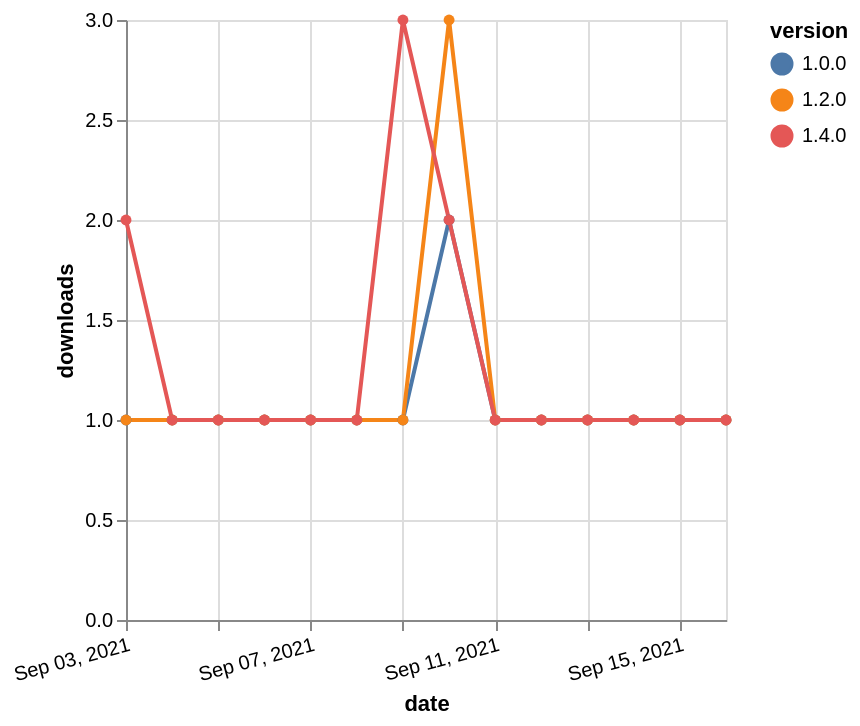

Write the Vega-Lite specification saved for this chart.
### Vega-Lite specification from a JSON file in a GitHub repository (floating-point values rounded to 4 significant figures)
{"$schema": "https://vega.github.io/schema/vega-lite/v5.json", "description": "A simple bar chart with embedded data.", "data": {"values": [{"date": "2021-09-03", "total": 166, "delta": 1, "version": "1.0.0"}, {"date": "2021-09-04", "total": 167, "delta": 1, "version": "1.0.0"}, {"date": "2021-09-05", "total": 168, "delta": 1, "version": "1.0.0"}, {"date": "2021-09-06", "total": 169, "delta": 1, "version": "1.0.0"}, {"date": "2021-09-07", "total": 170, "delta": 1, "version": "1.0.0"}, {"date": "2021-09-08", "total": 171, "delta": 1, "version": "1.0.0"}, {"date": "2021-09-09", "total": 172, "delta": 1, "version": "1.0.0"}, {"date": "2021-09-10", "total": 174, "delta": 2, "version": "1.0.0"}, {"date": "2021-09-11", "total": 175, "delta": 1, "version": "1.0.0"}, {"date": "2021-09-12", "total": 176, "delta": 1, "version": "1.0.0"}, {"date": "2021-09-13", "total": 177, "delta": 1, "version": "1.0.0"}, {"date": "2021-09-14", "total": 178, "delta": 1, "version": "1.0.0"}, {"date": "2021-09-15", "total": 179, "delta": 1, "version": "1.0.0"}, {"date": "2021-09-16", "total": 180, "delta": 1, "version": "1.0.0"}, {"date": "2021-09-03", "total": 227, "delta": 1, "version": "1.2.0"}, {"date": "2021-09-04", "total": 228, "delta": 1, "version": "1.2.0"}, {"date": "2021-09-05", "total": 229, "delta": 1, "version": "1.2.0"}, {"date": "2021-09-06", "total": 230, "delta": 1, "version": "1.2.0"}, {"date": "2021-09-07", "total": 231, "delta": 1, "version": "1.2.0"}, {"date": "2021-09-08", "total": 232, "delta": 1, "version": "1.2.0"}, {"date": "2021-09-09", "total": 233, "delta": 1, "version": "1.2.0"}, {"date": "2021-09-10", "total": 236, "delta": 3, "version": "1.2.0"}, {"date": "2021-09-11", "total": 237, "delta": 1, "version": "1.2.0"}, {"date": "2021-09-12", "total": 238, "delta": 1, "version": "1.2.0"}, {"date": "2021-09-13", "total": 239, "delta": 1, "version": "1.2.0"}, {"date": "2021-09-14", "total": 240, "delta": 1, "version": "1.2.0"}, {"date": "2021-09-15", "total": 241, "delta": 1, "version": "1.2.0"}, {"date": "2021-09-16", "total": 242, "delta": 1, "version": "1.2.0"}, {"date": "2021-09-03", "total": 132, "delta": 2, "version": "1.4.0"}, {"date": "2021-09-04", "total": 133, "delta": 1, "version": "1.4.0"}, {"date": "2021-09-05", "total": 134, "delta": 1, "version": "1.4.0"}, {"date": "2021-09-06", "total": 135, "delta": 1, "version": "1.4.0"}, {"date": "2021-09-07", "total": 136, "delta": 1, "version": "1.4.0"}, {"date": "2021-09-08", "total": 137, "delta": 1, "version": "1.4.0"}, {"date": "2021-09-09", "total": 140, "delta": 3, "version": "1.4.0"}, {"date": "2021-09-10", "total": 142, "delta": 2, "version": "1.4.0"}, {"date": "2021-09-11", "total": 143, "delta": 1, "version": "1.4.0"}, {"date": "2021-09-12", "total": 144, "delta": 1, "version": "1.4.0"}, {"date": "2021-09-13", "total": 145, "delta": 1, "version": "1.4.0"}, {"date": "2021-09-14", "total": 146, "delta": 1, "version": "1.4.0"}, {"date": "2021-09-15", "total": 147, "delta": 1, "version": "1.4.0"}, {"date": "2021-09-16", "total": 148, "delta": 1, "version": "1.4.0"}]}, "width": "container", "mark": {"type": "line", "point": {"filled": true}}, "encoding": {"x": {"field": "date", "type": "temporal", "timeUnit": "yearmonthdate", "title": "date", "axis": {"labelAngle": -15}}, "y": {"field": "delta", "type": "quantitative", "title": "downloads"}, "color": {"field": "version", "type": "nominal"}, "tooltip": {"field": "delta"}}}
